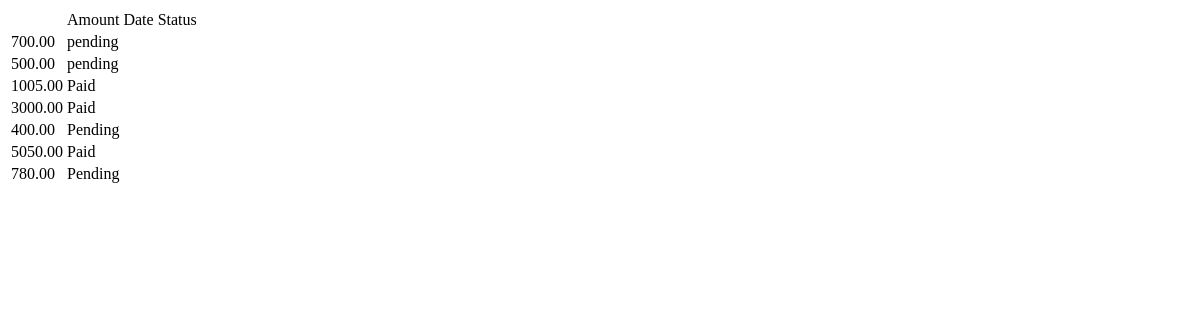
/payment/payment/list, run on an earlier commit of the app's database.
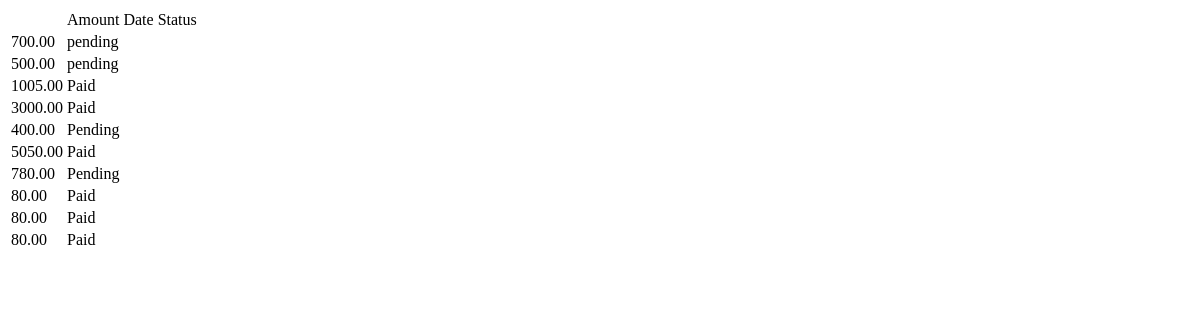
And on a later commit of the database.
### payment/models.py (models this page shows, shortened)
class Payment(models.Model):
    status = models.CharField(max_length=32)
    amount = models.DecimalField(max_digits=6 ,decimal_places=2)
    receipt = models.CharField(max_length=32)
    date_created = models.DateTimeField(auto_now_add=True)
    date_updated = models.DateTimeField(auto_now=True)

### payment/views.py (the view)
# urls.py: path("payment/list", payment_list , name ="payment_list_view"),
def payment_list(request):
    payments = Payment.objects.all()
    return render(request, "payment/payment_list.html", {"payments": payments})

### templates/payment/payment_list.html (shortened to what this page needs)
<!DOCTYPE html>
<html lang="en">
<head>
</head>
<body>
    <table>
        <th>
            <td>Amount</td>
            <td>Date</td>
            <td>Status</td>
        </th>
        {% for payment in payments %}
        <tr>
            <td>{{payment.amount}}</td>
            <td>{{payment.status}}</td>
            <td>{{payment.date}}</td>
        </tr>
        {% endfor %}
    </table>
</body>
</html>

What changed in the data, as far as the page shows it:
added Payment: amount "80.00", status "Paid"
added Payment: amount "80.00", status "Paid"
added Payment: amount "80.00", status "Paid"
